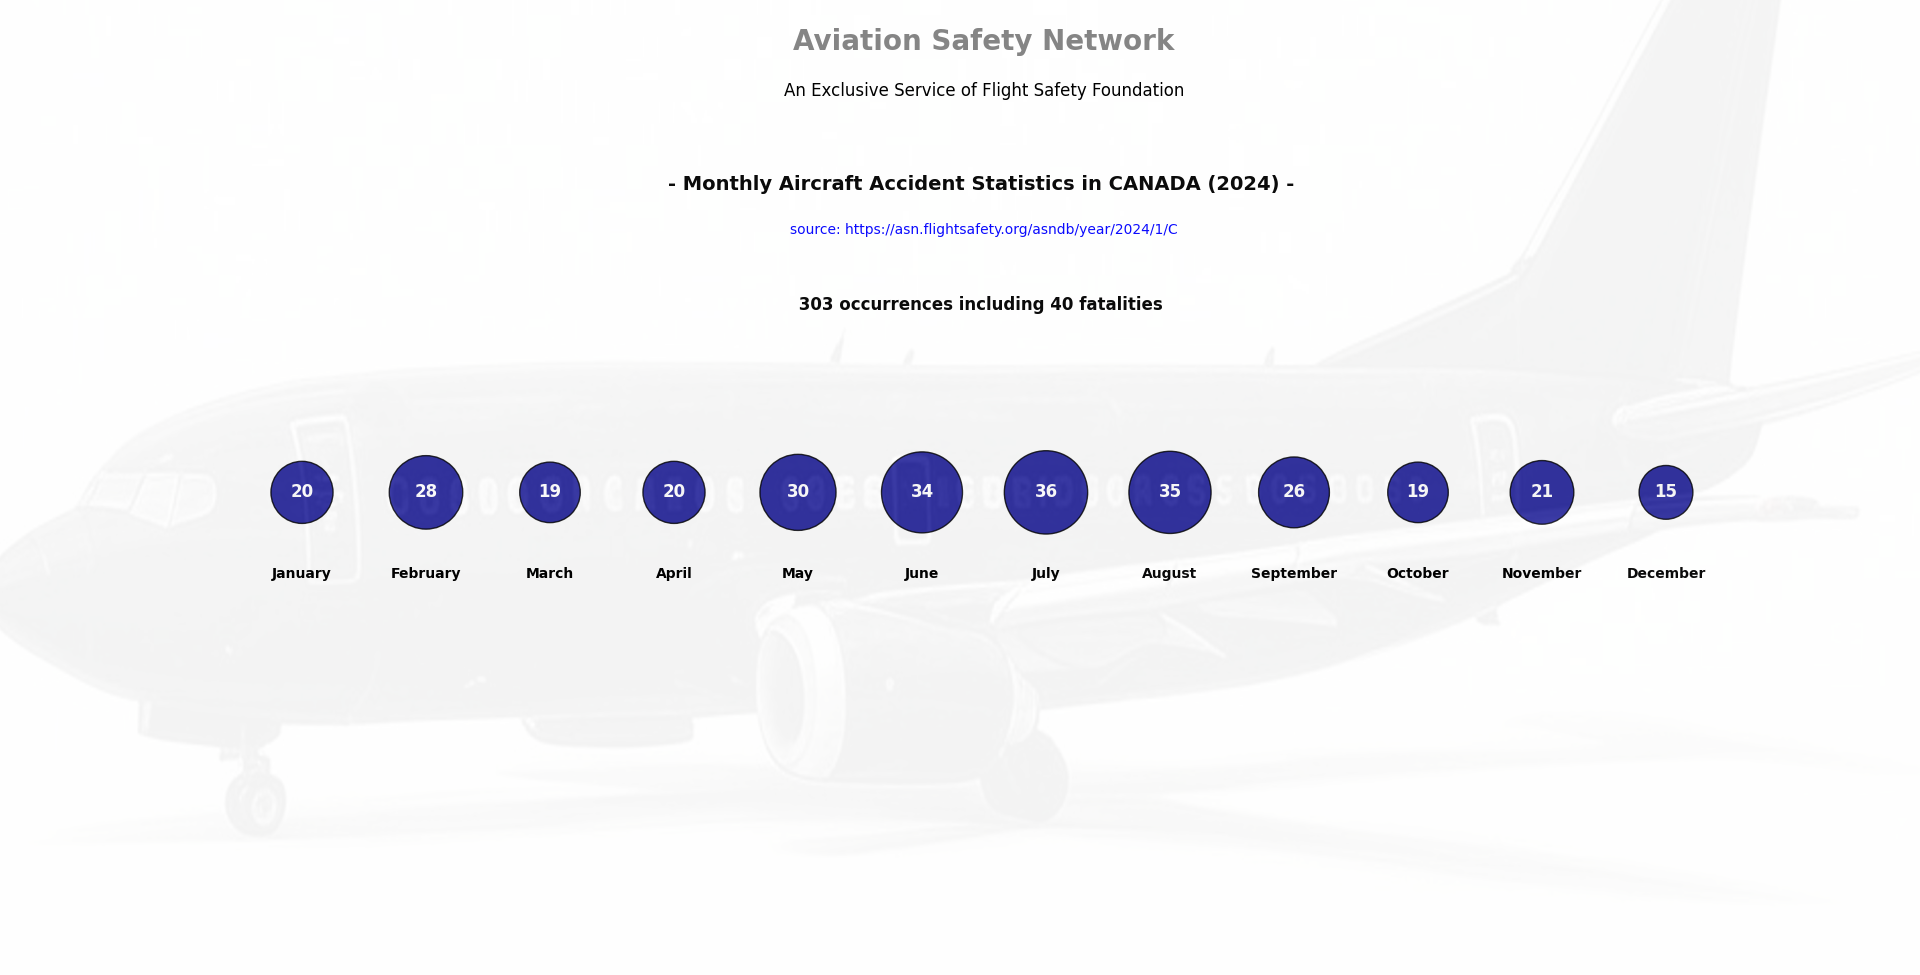

This chart was generated by the following Python code:
import matplotlib.pyplot as plt
import numpy as np
from matplotlib.colors import LinearSegmentedColormap
from matplotlib.offsetbox import OffsetImage, AnnotationBbox
from PIL import Image

# Data
months = ['January', 'February', 'March', 'April', 'May', 'June',
          'July', 'August', 'September', 'October', 'November', 'December']
accidents = [20, 28, 19, 20, 30, 34, 36, 35, 26, 19, 21, 15]

# Create a gradient colormap (light blue to dark blue)
cmap = LinearSegmentedColormap.from_list('gradient', ['#00008B', '#00008B'])

# Create the bubble plot
fig, ax = plt.subplots(figsize=(12, 6))  # Adjusted figure size for better layout

# Create a scatter plot with bubbles on a single line
x = range(len(months))  # X positions for the bubbles (0 to 11)
y = [0.0] * (len(months))  # Y positions (move bubbles up by 0.2 units)
sizes = [a * 100 for a in accidents]  # Bubble sizes proportional to accidents
colors = np.linspace(0, 1, len(months))  # Gradient colors for bubbles

scatter = ax.scatter(x, y, s=sizes, c=colors, cmap=cmap, edgecolor='black', alpha=0.8, )

# Add month labels below the bubbles (adjust y value to move labels)
for i, month in enumerate(months):
    ax.text(i, -0.1, month, ha='center', va='top', fontsize=10, fontweight='bold', color='black')

# Add numbers inside the bubbles (adjust y value to move numbers)
for i, accident in enumerate(accidents):
    ax.text(i, 0, f'{accident}', ha='center', va='center', fontsize=12, fontweight='bold', color='white')

# Add title and subtitle
ax.set_title('An Exclusive Service of Flight Safety Foundation', fontsize=12, pad=15)
ax.text(0.5, 1.1, 'Aviation Safety Network',
        ha='center', va='center', transform=ax.transAxes, fontsize=20, fontweight='bold', color='gray')

# Add text annotations (adjust y values to move annotations)
annotation_text_1 = "- Monthly Aircraft Accident Statistics in CANADA (2024) - "
ax.text(0.5, 0.91, annotation_text_1, ha='center', va='center', transform=ax.transAxes,
        fontsize=14, color='black', fontweight='bold', bbox=dict(facecolor='white', alpha=0.8, edgecolor='none'))

annotation_text_2 = "source: https://asn.flightsafety.org/asndb/year/2024/1/C"
ax.text(0.5, 0.85, annotation_text_2, ha='center', va='center', transform=ax.transAxes,
        fontsize=10, color='blue', bbox=dict(facecolor='white', alpha=0.8, edgecolor='none'))

annotation_text_3 = " 303 occurrences including 40 fatalities  "
ax.text(0.5, 0.75, annotation_text_3, ha='center', va='center', transform=ax.transAxes,
        fontsize=12, color='black', fontweight='bold', bbox=dict(facecolor='white', alpha=0.8, edgecolor='none'))

# Add watermark image (adjust x, y, zoom, and alpha to tweak position and transparency)
watermark_img = Image.open('plane.jpg')  # Make sure 'plane.png' is in the same directory
watermark_img = watermark_img.resize((3000, 3000))  # Resize the image
imagebox = OffsetImage(watermark_img, zoom=0.5, alpha=0.05)  # Adjust zoom and alpha for size and transparency
ab = AnnotationBbox(imagebox, (0.5, 0.5), frameon=False, boxcoords="axes fraction")
ax.add_artist(ab)

# Customize the chart
ax.set_xlim(-0.5, len(months) - 0.5)  # Adjust x-axis limits to fit bubbles
ax.set_ylim(-0.5, 0.5)  # Keep y-axis tight around the bubbles
ax.axis('off')  # Hide the axes for a clean look

# Show the chart
plt.tight_layout()
plt.show()
